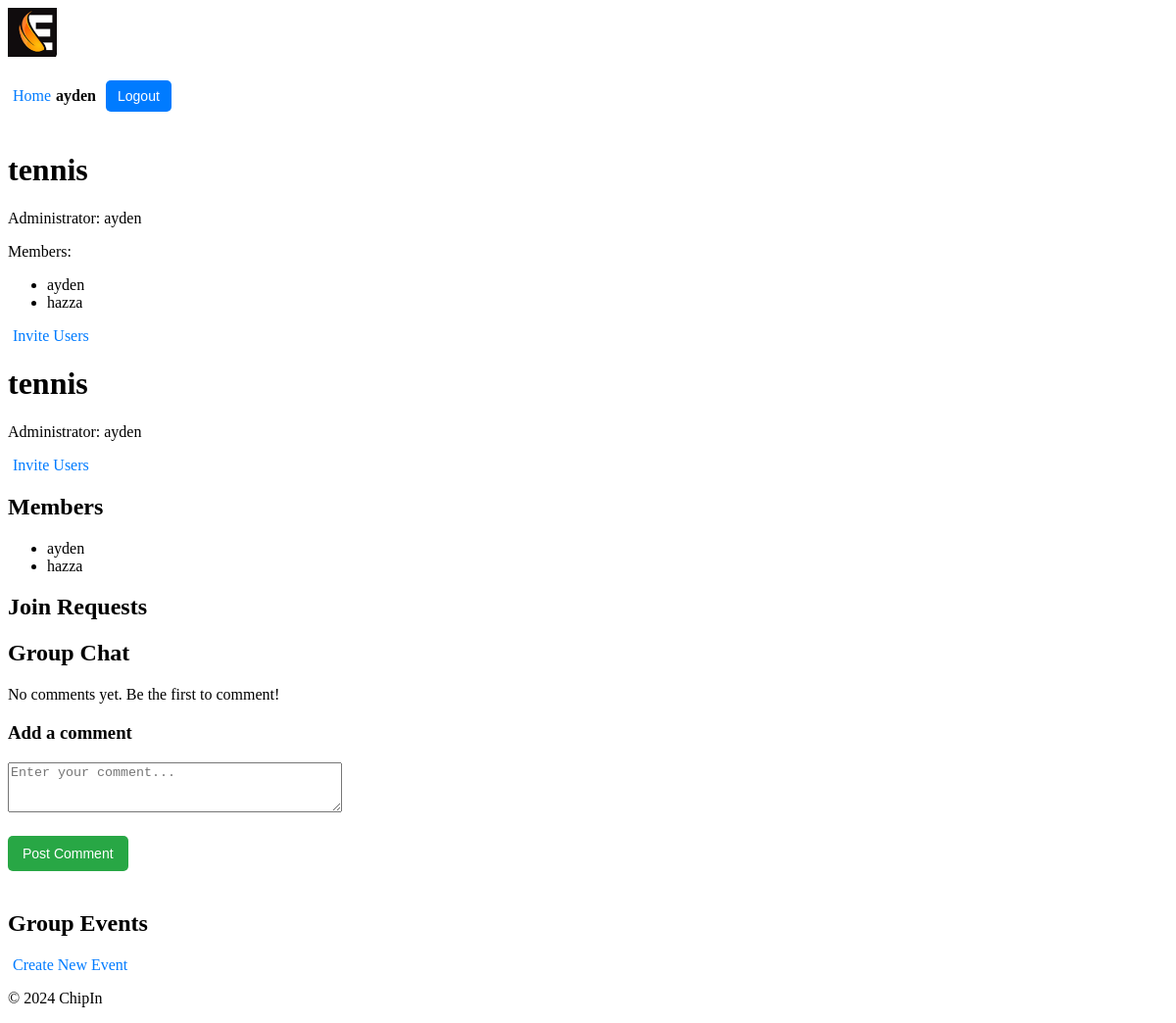
Page /chipin/group/1/ (signed in) on the earlier database version.
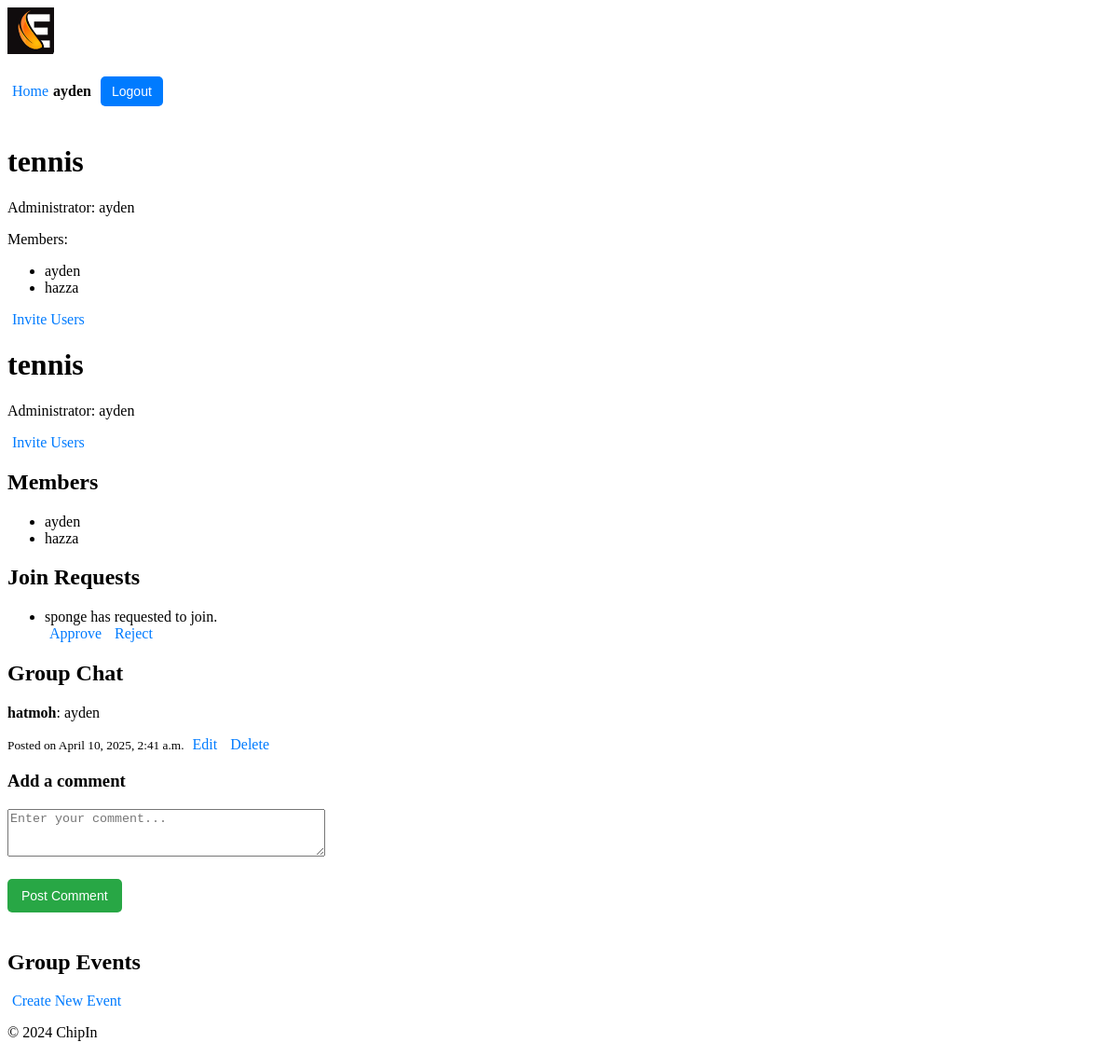
Same page on the later database version.
### users/models.py (models this page shows, shortened)
class Profile(models.Model):
    user = models.OneToOneField(User, on_delete=models.CASCADE)
    first_name = models.CharField(max_length=30)
    surname = models.CharField(max_length=30)
    nickname = models.CharField(max_length=30, unique=True, null=False, blank=False)
    max_spend = models.DecimalField(max_digits=10, decimal_places=2, default=100.00)
    balance = models.DecimalField(max_digits=10, decimal_places=2, default=100.00)

### chipin/models.py (models this page shows, shortened)
class Group(models.Model):
    name = models.CharField(max_length=100)
    admin = models.ForeignKey(User, related_name='admin_groups', on_delete=models.CASCADE)
    members = models.ManyToManyField(User, related_name='group_memberships', blank=True)
    invited_users = models.ManyToManyField(User, related_name='pending_invitations', blank=True)

class GroupJoinRequest(models.Model):
    user = models.ForeignKey(User, on_delete=models.CASCADE)
    group = models.ForeignKey(Group, on_delete=models.CASCADE, related_name='join_requests')
    is_approved = models.BooleanField(default=False)
    votes = models.ManyToManyField(User, related_name='votes', blank=True)  # Tracks users who voted
    created_at = models.DateTimeField(auto_now_add=True)

class Comment(models.Model):
    user = models.ForeignKey(User, on_delete=models.CASCADE)  # User who posted the comment
    group = models.ForeignKey(Group, related_name='comments', on_delete=models.CASCADE)  # Group associated with the comment
    content = models.TextField()  # The comment content
    created_at = models.DateTimeField(auto_now_add=True)  # Timestamp when the comment was posted
    updated_at = models.DateTimeField(auto_now=True)  # Timestamp for the latest update

### chipin/views.py (the view, shortened to what this page needs)
# urls.py: path('group/<int:group_id>/', views.group_detail, name='group_detail'),
@login_required
def group_detail(request, group_id, edit_comment_id=None):
    group = get_object_or_404(Group, id=group_id)
    comments = group.comments.all().order_by('-created_at')  # Fetch all comments for the group
    events = group.events.all()  # Fetch all events associated with the group
    if edit_comment_id: # Fetch the comment to edit, if edit_comment_id is provided
        comment_to_edit = get_object_or_404(Comment, id=edit_comment_id)
        if comment_to_edit.user != request.user:
            return redirect('chipin:group_detail', group_id=group.id)
    else:
        comment_to_edit = None
    if request.method == 'POST':
        if comment_to_edit: # Editing an existing comment
            form = CommentForm(request.POST, instance=comment_to_edit)
        else: # Adding a new comment
            form = CommentForm(request.POST)
        if form.is_valid():
            comment = form.save(commit=False)
            comment.user = request.user
            comment.group = group
            comment.save()
            return redirect('chipin:group_detail', group_id=group.id)
    else:
        form = CommentForm(instance=comment_to_edit) if comment_to_edit else CommentForm()
    event_share_info = {}
    return render(request, 'chipin/group_detail.html', {
        'group': group,
        'comments': comments,
        'form': form,
        'comment_to_edit': comment_to_edit,
        'events': events,
        'event_share_info': event_share_info,
    })

### chipin/forms.py (shortened to what this page needs)
class CommentForm(forms.ModelForm):
    class Meta:
        model = Comment
        fields = ['content']
        widgets = {
            'content': forms.Textarea(attrs={'rows': 3, 'placeholder': 'Enter your comment...'})
        }

### chipin/context_processors.py (called while the page is built)
def user_profile(request):
    if request.user.is_authenticated:
        try:
            return {'nickname': request.user.profile.nickname}
        except Profile.DoesNotExist:
            return {'nickname': request.user.username}  # Fallback to username if no profile exists
    return {}

### chipin/templates/chipin/group_detail.html (shortened to what this page needs)
{% extends 'chipin/base.html' %}
{% load static %}
{% block content %}
    <h1>{{ group.name }}</h1>
    <p>Administrator: {{ group.admin.profile.nickname }}</p>
    <p>Members:</p>
    <ul>
        {% for member in group.members.all %}
        <li>{{ member.profile.nickname }}</li>
        {% endfor %}
    </ul>
    <a href="{% url 'chipin:invite_users' group.id %}">Invite Users</a>
    <h1>{{ group.name }}</h1>
    <p>Administrator: {{ group.admin.profile.nickname }}</p>
    {% if request.user == group.admin %}
        <a href="{% url 'chipin:invite_users' group.id %}">Invite Users</a>
    {% endif %}
    <h2>Members</h2>
    <ul>
        {% for member in group.members.all %}
        <li>{{ member.profile.nickname }}</li>
        {% endfor %}
    </ul>
    {% if request.user in group.members.all %}
    <h2>Join Requests</h2>
    <ul>
        {% for request in group.join_requests.all %}
            <li>{{ request.user.username }} has requested to join.</li>
            {% if request.user not in group.members.all and request.user != group.admin %}
                <a href="{% url 'chipin:vote_on_join_request' group.id request.id 'approve' %}">Approve</a>
                <a href="{% url 'chipin:vote_on_join_request' group.id request.id 'reject' %}">Reject</a>
            {% endif %}
        {% endfor %}
    </ul>
    {% endif %}
    <h2>Group Chat</h2>
    <div class="comments-section">
        {% for comment in comments %}
            <div class="comment">
                <p><strong>{{ comment.user.profile.nickname }}</strong>: {{ comment.content }}</p>
                <small>Posted on {{ comment.created_at }}</small>
                {% if comment.user == request.user or request.user == group.admin %}
                    <a href="{% url 'chipin:edit_comment' group.id comment.id %}">Edit</a>
                    <a href="{% url 'chipin:delete_comment' comment.id %}" onclick="return confirm('Are you sure?')">Delete</a>
                {% endif %}
            </div>
        {% empty %}
            <p>No comments yet. Be the first to comment!</p>
        {% endfor %}
    </div>
    <h3>{% if comment_to_edit %}Edit Comment{% else %}Add a comment{% endif %}</h3>
    <form method="POST">
        <div class="form-group">
            {{ form.content }}
        </div>
        <button type="submit">{% if comment_to_edit %}Save Comment{% else %}Post Comment{% endif %}</button>
    </form>
    <h2>Group Events</h2>
    {% if request.user == group.admin %}
        <a href="{% url 'chipin:create_event' group.id %}" class="btn btn-primary">Create New Event</a>
    {% endif %}
{% endblock %}

### chipin/templates/chipin/base.html (shortened to what this page needs)
{% load static %}
<!DOCTYPE html>
<html lang="en">
<head>
    <link rel="stylesheet" href="{% static 'chipin/styles.css' %}">
</head>
<body>
    <header>
        <div class="logo">
            <img src="{% static 'chipin/logo_90.jpg' %}" alt="ChipIn Logo">
        </div>
        <div class="user-info">
            {% if request.user.is_authenticated %}
                <a href="{% url 'chipin:home' %}">Home</a> <span>{{ request.user.profile.nickname }}</span>
                <form action="{% url 'users:logout' %}" method="post">
                    <button type="submit">Logout</button>
                </form>
            {% else %}
                <a href="{% url 'users:login' %}">Login</a> <a href="{% url 'users:register' %}">Register</a>
            {% endif %}
        </div>
    </header>
    <main>
        {% block content %}
        {% endblock %}
    </main>
    <footer>
        <p>&copy; 2024 ChipIn</p>
    </footer>
</body>
</html>

### chipin/static/styles.css (style rules this page uses)
.logo img { max-height: 50px; }
.user-info { display: flex; align-items: center; font-size: 16px; }
.user-info span { margin-right: 10px; font-weight: bold; }
.user-info button { background-color: #007BFF; color: white; border: none; padding: 8px 12px; cursor: pointer; border-radius: 5px; font-size: 14px; }
button { background-color: #28a745; color: white; border: none; padding: 10px 15px; cursor: pointer; border-radius: 5px; font-size: 14px; margin-top: 20px; margin-bottom: 20px; }
a { color: #007BFF; text-decoration: none; padding: 5px }

Differences in the rows shown:
added GroupJoinRequest: user.username "sponge", shows "Approve"
added Comment: user.profile.nickname "hatmoh", content "ayden", created_at "April 10, 2025, 2:41 a.m.", shows "Edit"
Other differences:
text no longer shown: "No comments yet. Be the first to comment!"
